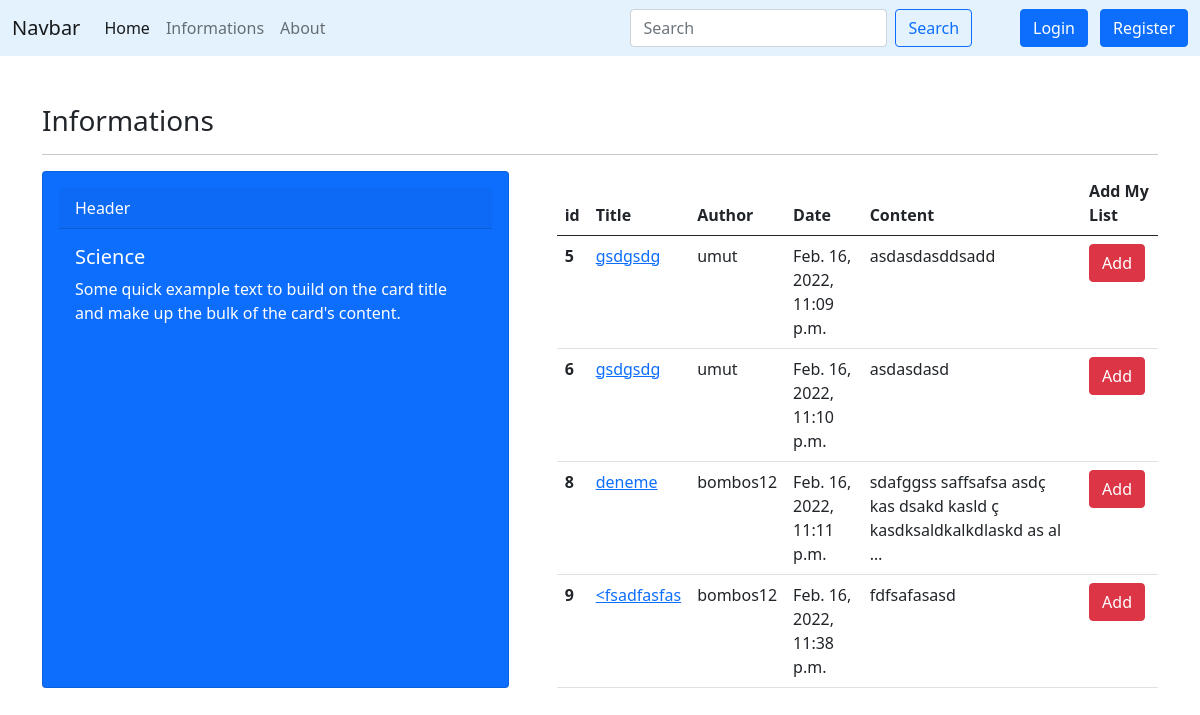
The app's page /informations/ with its own data.
### informations/models.py (models this page shows, shortened)
class Information(models.Model):
    author = models.ForeignKey("auth.User",on_delete = models.CASCADE)
    title = models.CharField(max_length=50)
    content = models.TextField()
    created_date = models.DateTimeField(auto_now_add=True)
    information_file = models.FileField(blank=True,null=True,verbose_name="Add file")

### informations/views.py (the view)
# urls.py: path("informations/",include("informations.urls")),
def informations(request):
    keyword = request.GET.get("keyword")
    if keyword:
        informations = Information.objects.filter(Q(content__contains = keyword) | Q(title__contains = keyword))
        context={
            "informations":informations
        }
        return render(request,"informations.html",context)
    informations = Information.objects.all()
    context={
        "informations":informations
    }
    return render(request,"informations.html",context)

### templates/informations.html
{% extends 'layout.html' %}
{% block body %}
<h3>Informations</h3>
<hr>
<div class="d-flex justify-content-center mb-3">
{% if informations %}
<div class="card text-white bg-primary mb-3 vh-90 w-75 p-3 me-5">
  <div class="card-header">Header</div>
  <div class="card-body">
    <h5 class="card-title">Science</h5>
    <p class="card-text">Some quick example text to build on the card title and make up the bulk of the card's content.</p>
  </div>
</div>
<table class="table">
    <thead>
      <tr>
        <th scope="col">id</th>
        <th scope="col">Title</th>
        <th scope="col">Author</th>
        <th scope="col">Date</th>
        <th scope="col">Content</th>
        <th scope="col">Add My List</th>
      </tr>
    </thead>
    <tbody>
      {% for information in informations %}
    <tr>
        <th scope="row">{{information.id}}</th>
        <td><a href="{% url 'informations:detail' information.id%}">{{information.title}}</a></td>
        <td>{{information.author.username}}</td>
        <td>{{information.created_date}}</td>
        <td>{{information.content|truncatewords:10}}</td>
        <td><a href="{% url 'informations:detail' information.id%}" class="btn btn-danger">Add<a></td>
    </tr>
      {% endfor %}
    </tbody>
  </table>
{% else %}
<div class="alert alert-danger">
    Information not found
</div>
{% endif %}
</div>
{% endblock body %}

### templates/layout.html (shortened to what this page needs)
<!DOCTYPE html>
{% load static %}
<html lang="en">
  <head>
    <link rel="stylesheet" href="{%static 'css/bootstrap.min.css' %}"></link>
  </head>
  <body>
    {% include "includes/navbar.html" %}
    <div class="container mt-5">
        {% block body %}
        {% endblock body %}
    </div>
  </body>
</html>

### templates/includes/navbar.html (shortened to what this page needs)
<nav class="navbar navbar-expand-lg navbar-light" style="background-color: #e3f2fd;">
    <div class="container-fluid">
      <a class="navbar-brand" href="{% url 'index'%}">Navbar</a>
      <div class="collapse navbar-collapse" id="navbarColor03">
        <ul class="navbar-nav me-auto mb-2 mb-lg-0">
          <li class="nav-item">
            <a class="nav-link active" aria-current="page" href="{% url 'index'%}">Home</a>
          </li>
          <li class="nav-item">
            <a class="nav-link" href="{% url 'informations:informations'%}">Informations</a>
          </li>
          <li class="nav-item">
            <a class="nav-link" href="{% url 'about'%}">About</a>
          </li>
        </ul>
        <form class="d-flex">
            <input class="form-control me-2" type="search" placeholder="Search" aria-label="Search" name="keyword">
            <button class="btn btn-outline-primary me-md-5" type="submit">Search</button>
        </form>
        <div class="d-grid gap-2 d-md-flex justify-content-md-end">
          {% if request.user.is_authenticated %}
          <a href="{% url 'informations:dashboard'%}" class="btn btn-primary me-md-1" role="button">My Cards</a>
          <a href="{% url 'user:logout'%}" class="btn btn-primary" role="button">Logout</a>
          {% else %}
          <a href="{% url 'user:login'%}" class="btn btn-primary me-md-1" role="button">Login</a>
          <a href="{% url 'user:register'%}" class="btn btn-primary" role="button">Register</a>
          {% endif %}
        </div>
      </div>
    </div>
  </nav>

### records on screen
Information: id "5", title "gsdgsdg", author.username "umut", created_date "Feb. 16, 2022, 11:09 p.m.", content "asdasdasddsadd"
Information: id "6", title "gsdgsdg", author.username "umut", created_date "Feb. 16, 2022, 11:10 p.m.", content "asdasdasd"
Information: id "8", title "deneme", author.username "bombos12", created_date "Feb. 16, 2022, 11:11 p.m.", content "sdafggss saffsafsa asdç kas dsakd kasld ç kasdksaldkalkdlaskd as al …"
Information: id "9", title "<fsadfasfas", author.username "bombos12", created_date "Feb. 16, 2022, 11:38 p.m.", content "fdfsafasasd"
